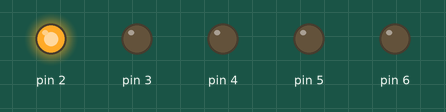
The sketch below on a simulated Arduino Uno, built with avr-gcc and run on an emulated ATmega328P. On the bench: output pins drawn as LEDs (lit = HIGH).

Above: at 0.05 s.
At 0.65 s:
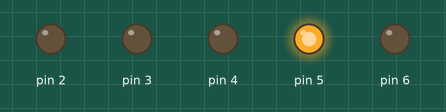
At 1.25 s:
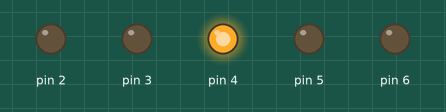
At 1.85 s:
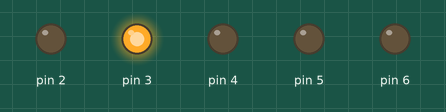
At 2.5 s:
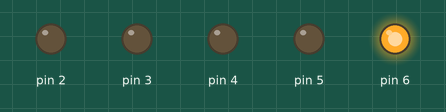
Timing chart, 0 to 3.0 s (numbered marks = the images above):
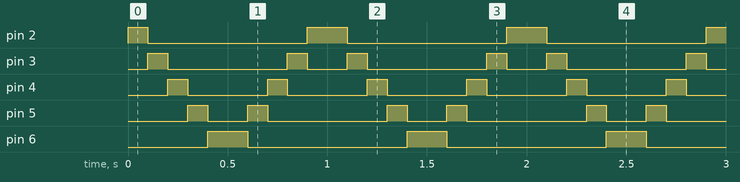

Measured:
- by itself, pin 2: repeats every 1.0 s: LOW 0.80 s, HIGH 0.20 s
- by itself, pin 3: repeats every 1.0 s: LOW 0.60 s, HIGH 0.10 s, LOW 0.20 s, HIGH 0.10 s
- by itself, pin 4: alternates HIGH for 0.10 s and LOW for 0.40 s
- by itself, pin 5: repeats every 1.0 s: LOW 0.20 s, HIGH 0.10 s, LOW 0.60 s, HIGH 0.10 s
- by itself, pin 6: alternates HIGH for 0.20 s and LOW for 0.80 s

The sketch:

led-flash.ino
```cpp
/////////////////////////////////////////////////////////////////////////
// Arduino Kodlari #01 - Led Flash
//
// wizofwor - Nisan 2015
// https://github.com/wizofwor/arduino
//
/////////////////////////////////////////////////////////////////////////

void setup(){
  // 2-6 arasndaki pinleri cikisa yonlendirelim
  for(int i=2;i<=6;i++)
    pinMode(i,OUTPUT);
}

void loop(){
  int i;
  for (i=2;i<=6;i++) {
    digitalWrite(i,HIGH);
    delay(100);
    digitalWrite(i,LOW);
  }
    for (i=6;i>=2;i--) {
    digitalWrite(i,HIGH);
    delay(100);
    digitalWrite(i,LOW);
  }
}
```
